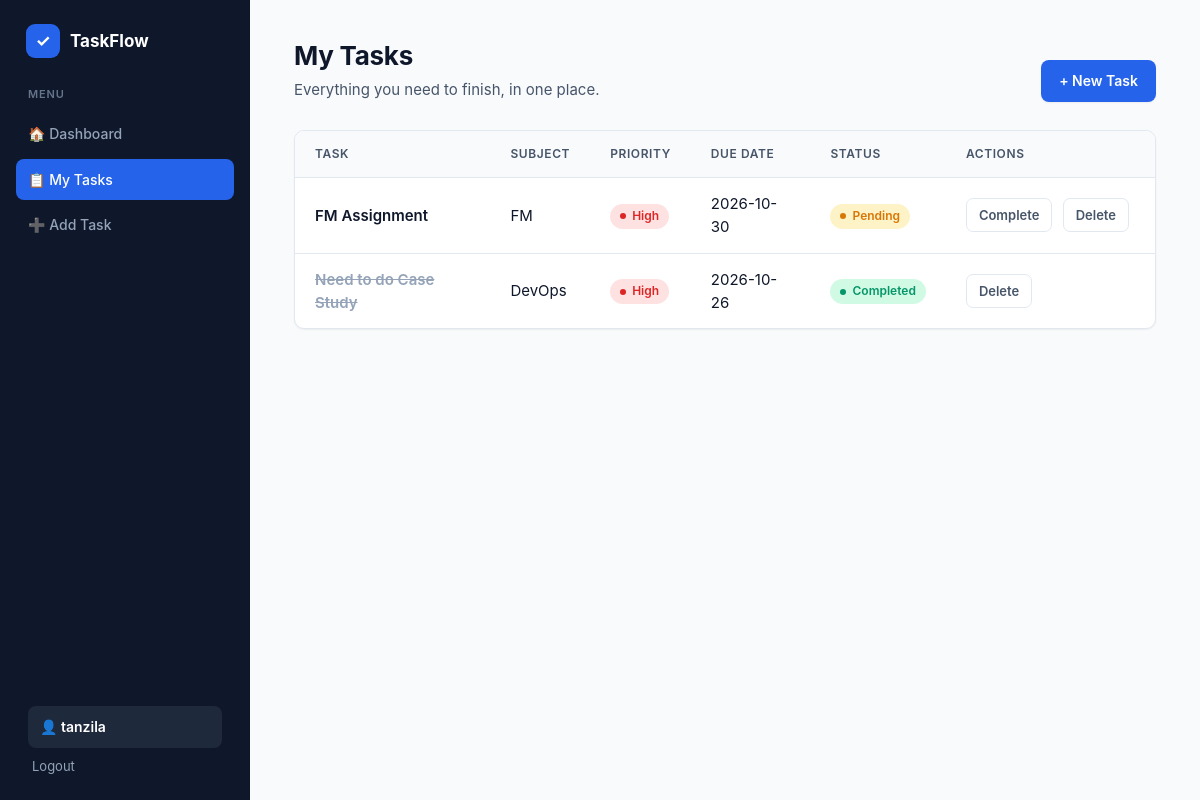
Page /tasks (signed in) on the committed database.
### tables this page shows
CREATE TABLE tasks(
            id INTEGER PRIMARY KEY AUTOINCREMENT,
            title TEXT NOT NULL,
            subject TEXT NOT NULL,
            priority TEXT NOT NULL DEFAULT 'Medium',
            due_date TEXT,
            done INTEGER NOT NULL DEFAULT 0);

### app.py (the view)
@app.route("/tasks")
@login_required
def tasks():
    conn = db()
    rows = conn.execute("SELECT * FROM tasks ORDER BY done, due_date").fetchall()
    conn.close()
    return render_template("tasks.html", tasks=rows)

### app.py (called while the page is built)
def db():
    conn = sqlite3.connect(DB_PATH)
    conn.row_factory = sqlite3.Row
    conn.execute(
        """CREATE TABLE IF NOT EXISTS tasks(
            id INTEGER PRIMARY KEY AUTOINCREMENT,
            title TEXT NOT NULL,
            subject TEXT NOT NULL,
            priority TEXT NOT NULL DEFAULT 'Medium',
            due_date TEXT,
            done INTEGER NOT NULL DEFAULT 0)"""
    )
    conn.execute(
        """CREATE TABLE IF NOT EXISTS users(
            name TEXT PRIMARY KEY,
            password_hash TEXT NOT NULL)"""
    )
    return conn

def login_required(view):
    @wraps(view)
    def wrapped(*args, **kwargs):
        if "user" not in session:
            return redirect(url_for("login"))
        return view(*args, **kwargs)
    return wrapped

### templates/tasks.html (shortened to what this page needs)
<!doctype html>
<html lang="en">
<head>
<link rel="stylesheet" href="{{ url_for('static', filename='style.css') }}">
</head>
<body>
<div class="app">
  <aside class="sidebar">
    <div class="brand"><span class="brand-icon">✓</span> TaskFlow</div>
    <nav class="nav">
      <div class="nav-label">Menu</div>
      <a href="/" class="">🏠 Dashboard</a>
      <a href="/tasks" class="on">📋 My Tasks</a>
      <a href="/add" class="">➕ Add Task</a>
    </nav>
    <div class="sidebar-foot">
      {% if session.get('user') %}<div class="user-chip">👤 {{ session['user'] }}</div><a class="logout" href="/logout">Logout</a>{% endif %}
    </div>
  </aside>
  <main class="content">
    <div class="page-head">
      <div><h1>My Tasks</h1><p>Everything you need to finish, in one place.</p></div>
      <a class="btn" href="/add">+ New Task</a>
    </div>
    <div class="panel">
      <table>
        <thead>
          <tr><th>Task</th><th>Subject</th><th>Priority</th><th>Due date</th><th>Status</th><th>Actions</th></tr>
        </thead>
        <tbody>
          {% for t in tasks %}
          <tr class="{{ 'done' if t.done }}">
            <td class="t-title">{{ t.title }}</td>
            <td>{{ t.subject }}</td>
            <td><span class="badge {{ t.priority }}">{{ t.priority }}</span></td>
            <td>{{ t.due_date or '—' }}</td>
            <td>{% if t.done %}<span class="badge s-done">Completed</span>{% else %}<span class="badge s-wait">Pending</span>{% endif %}</td>
            <td class="act">
              {% if not t.done %}<a class="ok" href="{{ url_for('complete', task_id=t.id) }}">Complete</a>{% endif %}
              <a class="del" href="{{ url_for('delete', task_id=t.id) }}">Delete</a>
            </td>
          </tr>
          {% else %}
          <tr><td colspan="6" class="empty">No tasks yet. <a href="/add">Add your first task</a>.</td></tr>
          {% endfor %}
        </tbody>
      </table>
    </div>
  </main>
</div>
</body>
</html>

### static/style.css (style rules this page uses)
:root { --brand: #2563eb; --brand-dark: #1d4ed8; --brand-soft: #eff6ff; --success: #059669; --success-soft: #d1fae5; --warning: #d97706; --warning-soft: #fef3c7; --danger: #dc2626; --danger-soft: #fee2e2; --sidebar-bg: #0f172a; --sidebar-text: #94a3b8; --sidebar-active: #1e293b; --bg: #f8fafc; --surface: #ffffff; --border: #e2e8f0; --text: #0f172a; --text-2: #475569; --text-3: #94a3b8; --radius: 10px; --shadow: 0 1px 2px rgba(15, 23, 42, .06); --shadow-lg: 0 4px 12px rgba(15, 23, 42, .08); }
* { box-sizing: border-box; margin: 0; padding: 0; }
body { font-family: "Inter", "Segoe UI", system-ui, -apple-system, Roboto, sans-serif; font-size: 15px; line-height: 1.55; color: var(--text); background: var(--bg); -webkit-font-smoothing: antialiased; }
a { color: var(--brand); text-decoration: none; }
.app { display: grid; grid-template-columns: 250px 1fr; min-height: 100vh; }
.sidebar { background: var(--sidebar-bg); padding: 24px 16px; display: flex; flex-direction: column; gap: 28px; position: sticky; top: 0; height: 100vh; }
.brand { display: flex; align-items: center; gap: 10px; padding: 0 10px; color: #fff; font-size: 17px; font-weight: 700; }
.brand-icon { width: 34px; height: 34px; border-radius: 9px; background: var(--brand); display: grid; place-items: center; font-size: 17px; }
.nav { display: flex; flex-direction: column; gap: 4px; }
.nav-label { font-size: 11px; font-weight: 600; letter-spacing: .08em; text-transform: uppercase; color: #64748b; padding: 0 12px 6px; }
.nav a { display: flex; align-items: center; gap: 12px; padding: 10px 12px; border-radius: 8px; color: var(--sidebar-text); font-weight: 500; font-size: 14px; transition: background .15s, color .15s; }
.nav a.on { background: var(--brand); color: #fff; }
.sidebar-foot { margin-top: auto; padding: 0 12px; font-size: 12px; color: #64748b; }
.content { padding: 36px 44px; max-width: 1100px; width: 100%; }
.page-head { display: flex; justify-content: space-between; align-items: flex-end; gap: 16px; flex-wrap: wrap; margin-bottom: 28px; }
.page-head h1 { font-size: 26px; font-weight: 700; letter-spacing: -.01em; }
.page-head p { color: var(--text-2); margin-top: 2px; }
.btn { display: inline-flex; align-items: center; justify-content: center; gap: 6px; background: var(--brand); color: #fff; border: 0; border-radius: 8px; padding: 10px 18px; font: inherit; font-weight: 600; font-size: 14px; cursor: pointer; transition: background .15s, box-shadow .15s; box-shadow: var(--shadow); }
.panel { background: var(--surface); border: 1px solid var(--border); border-radius: var(--radius); box-shadow: var(--shadow); overflow-x: auto; }
table { width: 100%; border-collapse: collapse; }
thead th { background: #f8fafc; color: var(--text-2); font-size: 12px; font-weight: 600; text-transform: uppercase; letter-spacing: .05em; text-align: left; border-bottom: 1px solid var(--border); }
th, td { padding: 14px 20px; vertical-align: middle; }
tbody td { border-bottom: 1px solid var(--border); }
tbody tr:last-child td { border-bottom: 0; }
tr.done .t-title { text-decoration: line-through; color: var(--text-3); }
.t-title { font-weight: 600; }
.badge { display: inline-flex; align-items: center; gap: 6px; padding: 3px 10px; border-radius: 999px; font-size: 12px; font-weight: 600; }
.badge::before { content: ""; width: 6px; height: 6px; border-radius: 50%; background: currentColor; }
.High { background: var(--danger-soft); color: var(--danger); }
.s-done { background: var(--success-soft); color: var(--success); }
.s-wait { background: var(--warning-soft); color: var(--warning); }
.act { white-space: nowrap; }
.act a { display: inline-block; padding: 6px 12px; margin-right: 6px; border-radius: 7px; font-size: 13px; font-weight: 600; border: 1px solid var(--border); color: var(--text-2); background: var(--surface); transition: .15s; }
.sidebar-foot { display: flex; flex-direction: column; gap: 8px; }
.user-chip { background: var(--sidebar-active); color: #fff; padding: 10px 12px; border-radius: 8px; font-size: 14px; font-weight: 600; word-break: break-word; }
.sidebar-foot .logout { color: var(--sidebar-text); font-size: 13px; padding: 0 4px; }

### rows in the picture
tasks: title "FM Assignment", subject "FM", priority "High", due_date "2026-10-30", done "Pending"
tasks: title "Need to do Case Study", subject "DevOps", priority "High", due_date "2026-10-26", done "Completed"

### other values in the picture
{{ session['user'] }} "tanzila"
